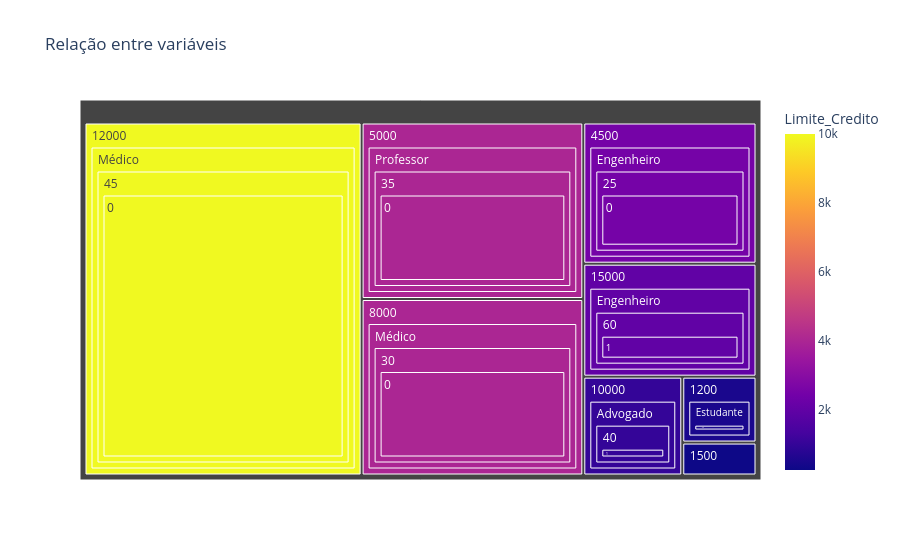

Notebook code for this chart:
### Markdown cell above
O gráfico de mapa de calor acima mostra a correlação entre várias variáveis e indica uma correlação forte entre o salário das pessoas e suas idades e a influência do salário sobre a aquisição de imóvel próprio.

### Code cell
limite_por_tudo = df.groupby(['Salário','Profissão', 'Idade', 'Historico_Inadimplencia'])['Limite_Credito'].mean().reset_index() 
fig = px.treemap(limite_por_tudo, 
                 path=['Salário', 'Profissão', 'Idade', 'Historico_Inadimplencia'], 
                 values='Limite_Credito', 
                 title='Relação entre variáveis', 
                 color='Limite_Credito',)
fig.show()

### Figure 1 — Plotly figure (JSON) as saved in the notebook; plotly's stock layout.template omitted (floating-point values rounded to 4 significant figures)
{"data": [{"branchvalues": "total", "customdata": [[500.0], [250.0], [2500.0], [4000.0], [4000.0], [1000.0], [10000.0], [2000.0], [500.0], [250.0], [2500.0], [4000.0], [4000.0], [1000.0], [10000.0], [2000.0], [500.0], [250.0], [2500.0], [4000.0], [4000.0], [1000.0], [10000.0], [2000.0], [500.0], [250.0], [2500.0], [4000.0], [4000.0], [1000.0], [10000.0], [2000.0]], "domain": {"x": [0, 1], "y": [0, 1]}, "hovertemplate": "labels=%{label}<br>Limite_Credito_sum=%{value}<br>parent=%{parent}<br>id=%{id}<br>Limite_Credito=%{color}<extra></extra>", "ids": ["1200/Estudante/22/0", "1500/Estudante/24/1", "4500/Engenheiro/25/0", "5000/Professor/35/0", "8000/Médico/30/0", "10000/Advogado/40/1", "12000/Médico/45/0", "15000/Engenheiro/60/1", "1200/Estudante/22", "1500/Estudante/24", "4500/Engenheiro/25", "5000/Professor/35", "8000/Médico/30", "10000/Advogado/40", "12000/Médico/45", "15000/Engenheiro/60", "1200/Estudante", "1500/Estudante", "4500/Engenheiro", "5000/Professor", "8000/Médico", "10000/Advogado", "12000/Médico", "15000/Engenheiro", "1200", "1500", "4500", "5000", "8000", "10000", "12000", "15000"], "labels": ["0", "1", "0", "0", "0", "1", "0", "1", "22", "24", "25", "35", "30", "40", "45", "60", "Estudante", "Estudante", "Engenheiro", "Professor", "Médico", "Advogado", "Médico", "Engenheiro", "1200", "1500", "4500", "5000", "8000", "10000", "12000", "15000"], "marker": {"coloraxis": "coloraxis", "colors": [500.0, 250.0, 2500.0, 4000.0, 4000.0, 1000.0, 10000.0, 2000.0, 500.0, 250.0, 2500.0, 4000.0, 4000.0, 1000.0, 10000.0, 2000.0, 500.0, 250.0, 2500.0, 4000.0, 4000.0, 1000.0, 10000.0, 2000.0, 500.0, 250.0, 2500.0, 4000.0, 4000.0, 1000.0, 10000.0, 2000.0]}, "name": "", "parents": ["1200/Estudante/22", "1500/Estudante/24", "4500/Engenheiro/25", "5000/Professor/35", "8000/Médico/30", "10000/Advogado/40", "12000/Médico/45", "15000/Engenheiro/60", "1200/Estudante", "1500/Estudante", "4500/Engenheiro", "5000/Professor", "8000/Médico", "10000/Advogado", "12000/Médico", "15000/Engenheiro", "1200", "1500", "4500", "5000", "8000", "10000", "12000", "15000", "", "", "", "", "", "", "", ""], "type": "treemap", "values": [500.0, 250.0, 2500.0, 4000.0, 4000.0, 1000.0, 10000.0, 2000.0, 500.0, 250.0, 2500.0, 4000.0, 4000.0, 1000.0, 10000.0, 2000.0, 500.0, 250.0, 2500.0, 4000.0, 4000.0, 1000.0, 10000.0, 2000.0, 500.0, 250.0, 2500.0, 4000.0, 4000.0, 1000.0, 10000.0, 2000.0]}], "layout": {"coloraxis": {"colorbar": {"title": {"text": "Limite_Credito"}}, "colorscale": [[0, "#0d0887"], [0.1111, "#46039f"], [0.2222, "#7201a8"], [0.3333, "#9c179e"], [0.4444, "#bd3786"], [0.5556, "#d8576b"], [0.6667, "#ed7953"], [0.7778, "#fb9f3a"], [0.8889, "#fdca26"], [1, "#f0f921"]]}, "legend": {"tracegroupgap": 0}, "title": {"text": "Relação entre variáveis"}}}
